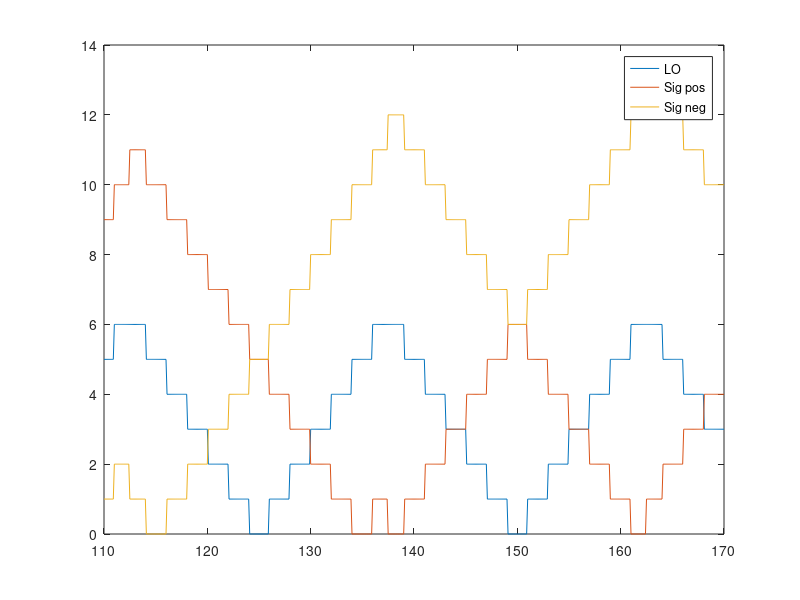
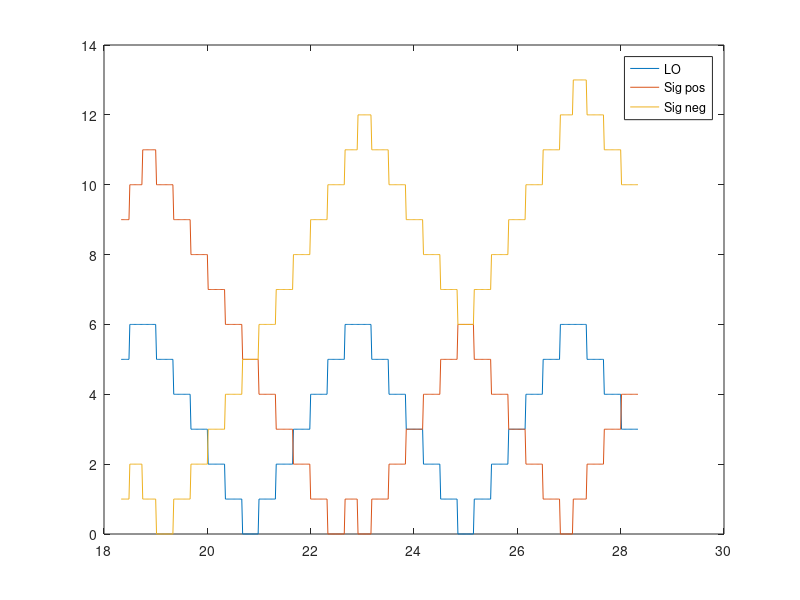

Source code (MATLAB) for these figures, in order: (Note: this script raises an error after producing the figures.)
clear; close all;

sig_comb_freq = 25e9;
LO_comb_freq = 27e9;

mixer_freq = 110e9:0.1e9:170e9;
LO_channel = round(abs(mixer_freq - sig_comb_freq*round(mixer_freq/sig_comb_freq))/(LO_comb_freq-sig_comb_freq));
sig_channel_pos = abs(LO_channel + (-1).^(round(mixer_freq/(2.*sig_comb_freq))) .* round(mixer_freq/sig_comb_freq));
sig_channel_neg = abs(LO_channel - (-1).^(round(mixer_freq/(2.*sig_comb_freq))) .* round(mixer_freq/sig_comb_freq));

figure; plot(mixer_freq/1e9,LO_channel);
hold on; plot(mixer_freq/1e9,sig_channel_pos);
hold on; plot(mixer_freq/1e9,sig_channel_neg);

legend('LO','Sig pos','Sig neg');

figure; plot(mixer_freq/6e9,LO_channel);
hold on; plot(mixer_freq/6e9,sig_channel_pos);
hold on; plot(mixer_freq/6e9,sig_channel_neg);

legend('LO','Sig pos','Sig neg');

%% write to csv for paper

T = table(mixer_freq.'/1e9, LO_channel.', sig_channel_pos.', sig_channel_neg.', 'VariableNames', {'freq', 'lo', 'pos', 'neg'});

writetable(T, 'channel_assignment.csv');